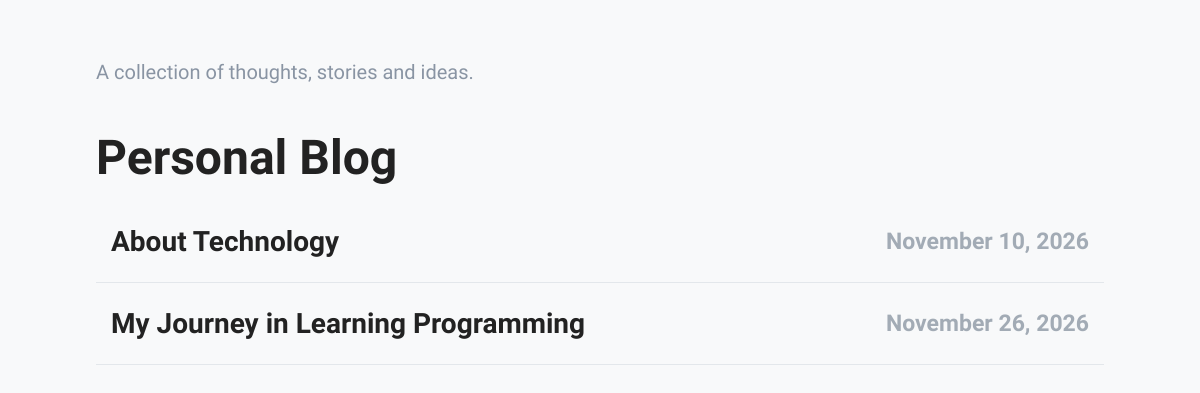
/home/, run on the app's committed database.
### blog/models.py (models this page shows, shortened)
class articles(models.Model):
    title = models.CharField(max_length=50)
    publish_date = models.DateField()
    content = models.TextField()

### blog/views.py (the view)
# urls.py: path('home/', views.home, name = 'home'),
def home(request):
    fetch_data = articles.objects.all()
    context = {
        'data' : fetch_data
    }
    return render(request, 'home.html', context)

### template/home.html (shortened to what this page needs)
{% load static %}
<!DOCTYPE html>
<html lang="en">
<head>
    <link rel="stylesheet" href="{% static 'css/style.css' %}">
</head>
<body>
    <div class="blog-container">
        <h1>Personal Blog</h1>
        <div class="article-list">
            {% for data_loop in data %}
            <div class="article">
                <h3>{{ data_loop.title }}</h3>
                <span>{{ data_loop.publish_date|date:"F j, Y" }}</span>
            </div>
            {% endfor %}
        </div>
    </div>
</body>
</html>

### static/css/style.css (style rules this page uses)
* { margin: 0; padding: 0; box-sizing: border-box; }
body { font-family: 'Comic Neue', cursive; background: #f4f5f7; color: #222; min-height: 100vh; }
.blog-container { width: 100%; min-height: 100vh; padding: 60px 8%; background: #f8f9fa; }
.blog-container h1 { font-size: 48px; font-weight: 700; margin-bottom: 15px; color: #222; }
.blog-container::before { content: "A collection of thoughts, stories and ideas."; display: block; color: #8994a3; font-size: 20px; margin-bottom: 45px; }
.article-list { display: flex; flex-direction: column; max-width: 1100px; }
.article { display: flex; justify-content: space-between; align-items: center; padding: 24px 15px; gap: 20px; border-bottom: 1px solid #e3e7eb; transition: 0.3s ease; }
.article h3 { font-size: 28px; font-weight: 700; color: #222; cursor: pointer; }
.article span { font-size: 23px; font-weight: 700; color: #a2abb5; white-space: nowrap; }
body { font-family: 'Comic Neue', cursive; background: #f8f9fa; color: #222; min-height: 100vh; }

### data on the page
articles: title "About Technology", publish_date "November 10, 2026"
articles: title "My Journey in Learning Programming", publish_date "November 26, 2026"
